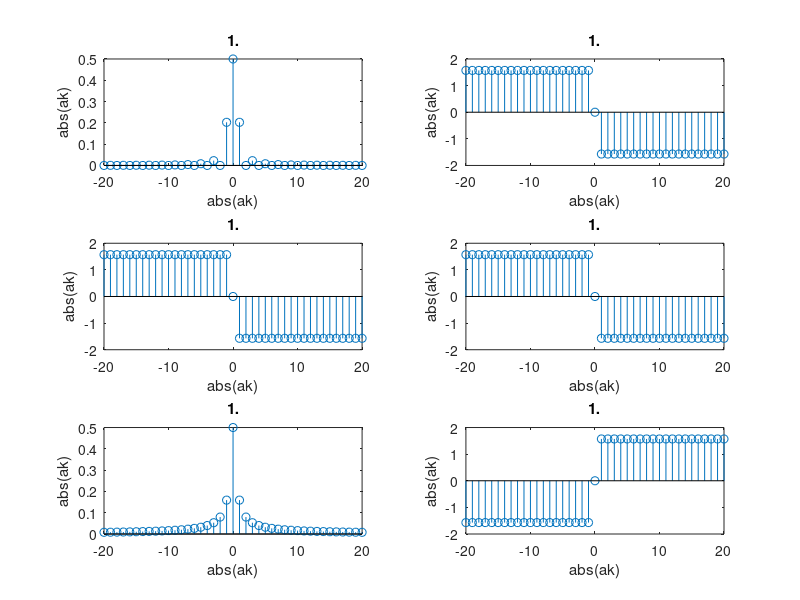

The MATLAB source for this figure:
clear all;
close all;
clc;
t=-20:20;
ak1=[];
i=1;
for k=-20:20
    ak1(i)=((-1)^k-1)/(k*pi)^2;
    ak2(i)=(1-(-1^k))/(2*j*pi*k);
    ak3(i)=(-1)/(j*k*2*pi);
    ak4(i)=1/(k*pi);
    ak8(i)= ((-1)^k-1)/-j*2*pi*k;
    ak9(i)=(1-exp(-1))/(1+j*pi*2*k);
    ak10(i)=(2*(-1)^k)/(pi*(1-4*k^2));
    i=i+1;
end
l=-20:20;
ak5=zeros(1,length(l));
ak5(20:22)=[0.5*exp(-j*pi/4),0,0.5*exp(j*pi/4)];
ak6=zeros(1,length(l));
ak6(19:23)=[0.5,0.5,0,0.5,0.5];
ak7=zeros(1,length(l));
ak7(19:21)=[-0.5,0,0.5];
ak1(21)=0.5;
ak2(21)=0;
ak3(21)=0.5;
ak4(21)=0.5;
ak5(21)=0.5;
ak6(21)=0.5;
ak7(21)=0.5;
ak8(21)=0.5;
ak9(21)=(1-exp(-1));
ak10(21)=0;
subplot(3,2,1);
stem(l,abs(ak1));
xlabel('abs(ak)');
ylabel('abs(ak)');
title('1.');

subplot(3,2,2);
stem(l,angle(ak2));
xlabel('abs(ak)');
ylabel('abs(ak)');
title('1.');

subplot(3,2,3);
stem(l,angle(ak2));
xlabel('abs(ak)');
ylabel('abs(ak)');
title('1.');


subplot(3,2,4);
stem(l,angle(ak2));
xlabel('abs(ak)');
ylabel('abs(ak)');
title('1.');


subplot(3,2,5);
stem(l,abs(ak3));
xlabel('abs(ak)');
ylabel('abs(ak)');
title('1.');

subplot(3,2,6);
stem(l,angle(ak3));
xlabel('abs(ak)');
ylabel('abs(ak)');
title('1.');
figure;
